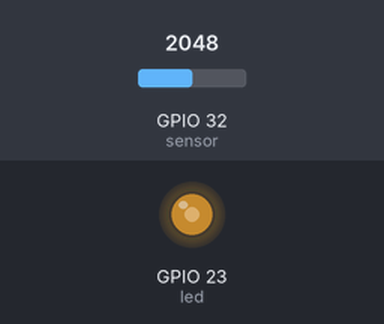
Bench run of a program on a simulated ESP32 board running MicroPython. Parts: output pins drawn as LEDs (lit = HIGH). The inputs (shaded band) are chosen by the test bench; at power-on: GPIO 32 (sensor) = 2048 (analog values on the 0–4095 scale).

Above: at 1.2 s.
1.3 s: GPIO 32 (sensor) set to 2866
At 2.0 s:
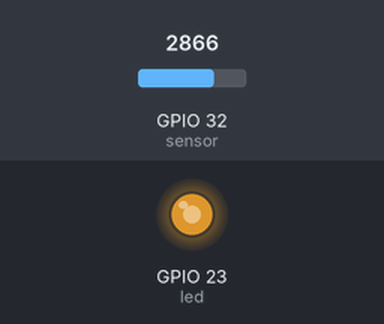
2.8 s: GPIO 32 (sensor) set to 3603
At 3.2 s:
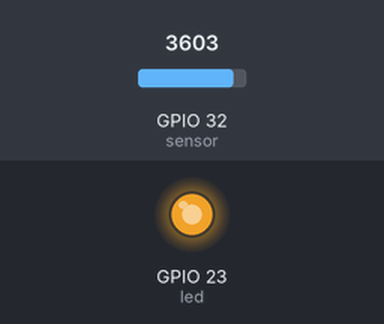
4.3 s: GPIO 32 (sensor) set to 491
At 5.5 s:
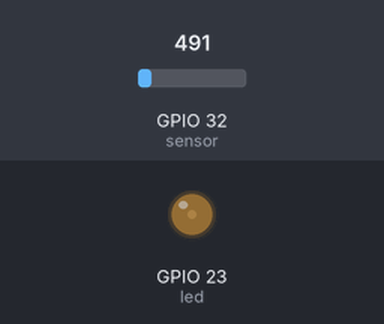
5.8 s: GPIO 32 (sensor) set to 0
At 6.8 s:
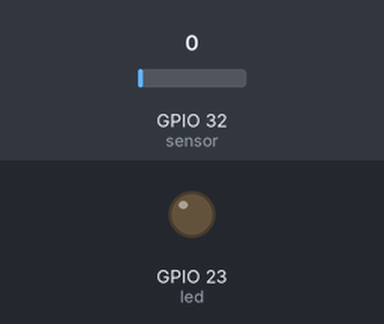
Timing chart, 0 to 8.3 s (numbered marks = the images above; inputs shaded):
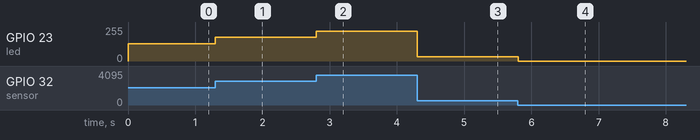

The program:

033_nivell_iluminacio.py
```python
""" Control del nivell d'il·luminació d'un LED amb potenciòmetre """

# importa llibreries
from machine import Pin, ADC, PWM
from time import sleep

# definició d'objectes
led = PWM (Pin(23), freq=5000)
sensor = ADC (Pin(32))
sensor.width (ADC.WIDTH_10BIT)      # per obtenir valors entre 0 i 1023

# execució contínua
while True:
  valor_sensor = sensor.read()      # llegeix l'entrada analògica (valors entre 0 i 1023)
  led.duty (valor_sensor)           # assigna nivell d'il·luminació (0 a 1023) segons valor sensor (0 a 1023)
  sleep(.1)
```

Measured:
- after the input at 1.3 s, GPIO 23 (led): 128/255 → 178/255 at once
- after the input at 2.8 s, GPIO 23 (led): 178/255 → 224/255 at once
- after the input at 4.3 s, GPIO 23 (led): 224/255 → 31/255 at once
- after the input at 5.8 s, GPIO 23 (led): 31/255 → 0/255 at once
